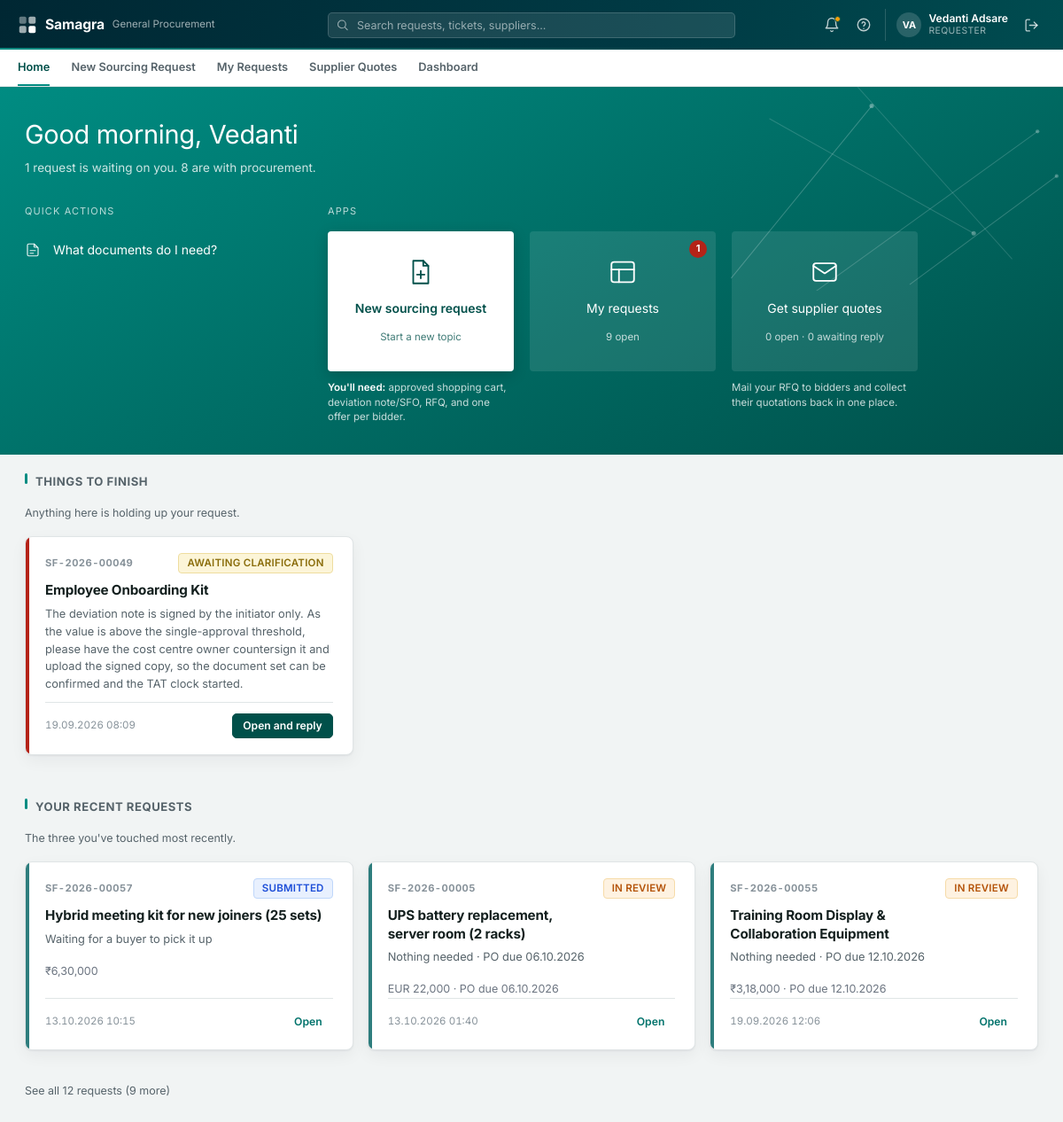
The app's page /home (signed in) with its own data.
### tables this page shows
CREATE TABLE users (
    email           TEXT PRIMARY KEY,
    name            TEXT NOT NULL,
    salt            TEXT NOT NULL,
    password_hash   TEXT NOT NULL,
    created_at      TIMESTAMP NOT NULL
);

CREATE TABLE cases (
    id                          INTEGER PRIMARY KEY AUTOINCREMENT,
    ticket_no                   TEXT UNIQUE,
    sc_number                   TEXT NOT NULL UNIQUE,
    topic_title                 TEXT NOT NULL,
    description                 TEXT,
    requestor_name              TEXT NOT NULL,
    requestor_email             TEXT NOT NULL,
    requestor_contact           TEXT,
    is_on_behalf                INTEGER DEFAULT 0,
    submitted_by_name           TEXT,
    submitted_by_email          TEXT,
    requesting_dept             TEXT NOT NULL,
    requisitioning_bu           TEXT,
    expense_commodity           TEXT,
    delivery_location           TEXT,
    topic_value_inr             REAL NOT NULL,
    currency                    TEXT,
    tax_basis                   TEXT,
    fc_valid_till               DATE,
    date_required_by            DATE,
    submitted_at                TIMESTAMP NOT NULL,
    status                      TEXT NOT NULL,
    assigned_buyer              TEXT,
    final_corrected_docs_date   DATE,
    defined_tat                 INTEGER,
    expected_po_closure         DATE,
    case_folder                 TEXT NOT NULL,
    parse_status                TEXT,
    remarks_for_user            TEXT,
    remarks_for_buyer           TEXT,
    in_scope                    INTEGER DEFAULT 1
, cost_center TEXT, employee_code TEXT, user_id TEXT, sourcing_type TEXT DEFAULT 'Product', fx_rate REAL DEFAULT 1.0, topic_value_foreign REAL, delivery_from_date DATE, delivery_to_date DATE, mrm_conducted TEXT, mrm_reason TEXT, po_number TEXT, delivery_building TEXT, mrm_relevant TEXT, offer_analysis TEXT, offer_analysis_at TIMESTAMP, source TEXT DEFAULT 'portal', external_case_id TEXT, category TEXT, est_value REAL, est_currency TEXT, rfq_deadline DATE, external_status TEXT, sourcing_basis TEXT DEFAULT 'One-time sourcing', value_eur REAL, offer_comparison TEXT, brief TEXT, brief_at TIMESTAMP, brief_key TEXT, market_benchmark TEXT, market_benchmark_at TIMESTAMP);

CREATE TABLE audit_trail (
    id            INTEGER PRIMARY KEY AUTOINCREMENT,
    case_id       INTEGER NOT NULL REFERENCES cases(id),
    actor         TEXT NOT NULL,
    action        TEXT NOT NULL,
    detail        TEXT,
    created_at    TIMESTAMP NOT NULL
, visibility TEXT DEFAULT 'internal');

### main.py (the view)
@app.get("/home", response_class=HTMLResponse)
async def home(request: Request, user=Depends(require_login)):
    from datetime import datetime
    if user.get("is_admin"):
        return RedirectResponse(url="/dashboard", status_code=303)
    if user["role"] == "buyer":
        from routers.buyer_routes import buyer_home_context
        context = buyer_home_context(user)
        template = "buyer/home.html"
    else:
        from routers.requester_routes import requester_home_context
        context = requester_home_context(user)
        template = "requester/home.html"
    context.update({"user": user, "nav_page": "home", "now_hour": datetime.now().hour})
    return templates.TemplateResponse(request, template, context)

### templates/requester/home.html (shortened to what this page needs)
{% extends "base.html" %}
{% block hero %}
<div class="sf-hero-band sf-home-hero">
    <div class="sf-hero-inner">
        <h1 class="sf-home-greeting">Good {{ "morning" if now_hour < 12 else ("afternoon" if now_hour < 17 else "evening") }}, {{ user.name.split(" ")[0] }}</h1>
        {% if cases_count == 0 %}
        <p class="sf-home-subtitle">Nothing here yet — send your first sourcing topic to Procurement.</p>
        {% else %}
        <p class="sf-home-subtitle">{{ waiting_on_you }} request{{ "s" if waiting_on_you != 1 }} {{ "is" if waiting_on_you == 1 else "are" }} waiting on you. {{ with_procurement }} {{ "is" if with_procurement == 1 else "are" }} with procurement.</p>
        {% endif %}
        <div class="sf-home-cols">
            <div>
                <div class="sf-home-eyebrow">Quick actions</div>
                <div class="sf-home-quick">
                    <a href="mailto:procurement.intake.demo@outlook.com?subject=What documents do I need?">
                        What documents do I need?
                    </a>
                </div>
            </div>
            <div>
                <div class="sf-home-eyebrow">Apps</div>
                <div class="sf-home-tiles">
                    <div class="sf-home-tilecol">
                        <a class="sf-home-tile sf-home-tile--primary" href="/requests/new">
                            <svg width="34" height="34" viewBox="0 0 24 24" fill="none" stroke="currentColor" stroke-width="1.3" stroke-linecap="round" stroke-linejoin="round"><path d="M6 3h8l4 4v14H6z"></path><path d="M14 3v4h4"></path><path d="M12 11v6M9 14h6"></path></svg>
                            <span class="sf-home-tile__title">New sourcing request</span>
                            <span class="sf-home-tile__sub">Start a new topic</span>
                        </a>
                        <div class="sf-home-tilehint"><b>You'll need:</b> approved shopping cart, deviation note/SFO, RFQ, and one offer per bidder.</div>
                    </div>
                    <div class="sf-home-tilecol">
                        <a class="sf-home-tile" href="/requests">
                            {% if waiting_on_you > 0 %}<span class="sf-home-tile__pin">{{ waiting_on_you }}</span>{% endif %}
                            <svg width="34" height="34" viewBox="0 0 24 24" fill="none" stroke="#fff" stroke-width="1.3" stroke-linecap="round" stroke-linejoin="round"><rect x="3" y="4" width="18" height="16" rx="2"></rect><line x1="3" y1="10" x2="21" y2="10"></line><line x1="9" y1="10" x2="9" y2="20"></line></svg>
                            <span class="sf-home-tile__title">My requests</span>
                            <span class="sf-home-tile__sub">{{ open_count }} open</span>
                        </a>
                    </div>
                    <div class="sf-home-tilecol">
                        <a class="sf-home-tile" href="/supplier-rfq">
                            <svg width="34" height="34" viewBox="0 0 24 24" fill="none" stroke="#fff" stroke-width="1.3" stroke-linecap="round" stroke-linejoin="round"><path d="M3 7l9 6 9-6"></path><rect x="3" y="5" width="18" height="14" rx="2"></rect></svg>
                            <span class="sf-home-tile__title">Get supplier quotes</span>
                            <span class="sf-home-tile__sub">{{ open_rfq_count }} open · {{ rfq_awaiting }} awaiting reply</span>
                        </a>
                        <div class="sf-home-tilehint">Mail your RFQ to bidders and collect their quotations back in one place.</div>
                    </div>
                </div>
            </div>
        </div>
    </div>
</div>
{% endblock %}
{% block content %}
{% if cases_count > 0 %}
{% if things_to_finish %}
<h2 class="sf-section-header" style="margin-top:0;">Things to Finish</h2>
<p class="sf-caption" style="margin:-6px 0 16px;">Anything here is holding up your request.</p>
<div class="sf-home-attn__row">
    {% for c in things_to_finish %}
    <div class="sf-card sf-home-attn-card sf-home-attn-card--urgent"
         data-href="/requests/{{ c.id }}?tab=activity" tabindex="0">
        <div class="sf-home-attn-card__top">
            <span class="sf-home-attn-card__ref">{{ c.ticket_no }}</span>
            {{ c.status | status_chip }}
        </div>
        <h3>{{ c.topic_title }}</h3>
        <p>{{ c.next_step }}</p>
        <div class="sf-home-attn-card__foot">
            <span class="sf-home-attn-card__when">{{ c.updated_at | timestamp }}</span>
            <a href="/requests/{{ c.id }}?tab=activity" class="sf-btn sf-btn--primary sf-btn--sm">Open and reply</a>
        </div>
    </div>
    {% endfor %}
</div>
{% endif %}
{% if recent_requests %}
<h2 class="sf-section-header" style="margin-top:32px;">Your recent requests</h2>
<p class="sf-caption" style="margin:-6px 0 16px;">The three you've touched most recently.</p>
<div class="sf-home-attn__row">
    {% for c in recent_requests %}
    <div class="sf-card sf-home-attn-card sf-home-attn-card--{{ 'done' if c.closed_on else ('waiting' if c.status == 'ENQUIRED' else 'calm') }}"
         data-href="/requests/{{ c.id }}" tabindex="0">
        <div class="sf-home-attn-card__top">
            <span class="sf-home-attn-card__ref">{{ c.ticket_no }}</span>
            {{ c.status | status_chip }}
        </div>
        <h3>{{ c.topic_title }}</h3>
        <p>{{ c.next_step }}</p>
        <div class="sf-home-card__meta">
            {{ c | money }}{% if c.closed_on %} · PO released {{ c.closed_on | date }}{% elif c.expected_po_closure %} · PO due {{ c.expected_po_closure | date }}{% endif %}
        </div>
        <div class="sf-home-attn-card__foot">
            <span class="sf-home-attn-card__when">{{ c.updated_at | timestamp }}</span>
            <a href="/requests/{{ c.id }}" class="sf-btn sf-btn--ghost sf-btn--sm">Open</a>
        </div>
    </div>
    {% endfor %}
</div>
{% endif %}
<a href="/requests" class="sf-caption" style="display:inline-block;margin-top:20px;">
    {% if more_requests %}See all {{ cases_count }} requests ({{ more_requests }} more){% else %}Show all my requests{% endif %}
</a>
{% endif %}
{% endblock %}

### templates/base.html (shortened to what this page needs)
<!doctype html>
<html lang="en">
<head>
    <link rel="stylesheet" href="{{ asset_url('/static/css/base.css') }}">
    <link rel="stylesheet" href="{{ asset_url('/static/css/header.css') }}">
    <link rel="stylesheet" href="{{ asset_url('/static/css/forms.css') }}">
    <link rel="stylesheet" href="{{ asset_url('/static/css/queue.css') }}">
    <link rel="stylesheet" href="{{ asset_url('/static/css/login.css') }}">
    <link rel="stylesheet" href="{{ asset_url('/static/css/detail-hero.css') }}">
    <link rel="stylesheet" href="{{ asset_url('/static/css/new-request-form.css') }}">
    <link rel="stylesheet" href="{{ asset_url('/static/css/requester-home.css') }}">
    <link rel="stylesheet" href="{{ asset_url('/static/css/login-split.css') }}">
    <link rel="stylesheet" href="{{ asset_url('/static/css/confirm-success.css') }}">
    <link rel="stylesheet" href="{{ asset_url('/static/css/my-requests.css') }}">
    <link rel="stylesheet" href="{{ asset_url('/static/css/buyer-queue-list.css') }}">
    <link rel="stylesheet" href="{{ asset_url('/static/css/case-status.css') }}">
</head>
<body class="{% block body_class %}{% endblock %}">
{% import "_macros/icons.html" as ic %}
{% import "_macros/notification_panel.html" as np %}
{% if user %}
<div class="sf-shell-header">
    <div class="sf-shell-header__row">
        <div class="sf-shell-brand">
            <span class="sf-shell-brand__name">Samagra</span>
            <span class="sf-shell-brand__dept">General Procurement</span>
        </div>
        {% if not user.is_admin %}
        <form class="sf-shell-search" method="get" action="{{ '/queue' if user.role == 'buyer' else '/requests' }}">
            <input type="text" name="q" placeholder="Search requests, tickets, suppliers..." value="{{ request.query_params.get('q', '') }}">
        </form>
        {% else %}
        <div class="sf-shell-search" style="visibility:hidden;"></div>
        {% endif %}
        <div class="sf-shell-actions">
            {{ np.render(notifications) }}
            <a class="sf-shell-icon-btn" href="mailto:procurement.intake.demo@outlook.com" title="Help &amp; support">{{ ic.icon("help-circle", 18) }}</a>
            <div class="sf-shell-user">
                <span class="sf-avatar">{{ user.name | initials }}</span>
                <div class="sf-shell-user__meta">
                    <span class="sf-shell-user__name">{{ user.name }}</span>
                    <span class="sf-shell-user__role">{{ "Procurement head" if user.is_admin else ("Buyer (GP)" if user.role == "buyer" else "Requester") }}</span>
                </div>
            </div>
            <form class="sf-logout-form" method="post" action="/logout">
                <button type="submit" class="sf-shell-icon-btn" title="Log out">{{ ic.icon("log-out", 17) }}</button>
            </form>
        </div>
    </div>
</div>
{% if not hide_nav_tabs %}
<div class="sf-shell-subnav">
    <div class="sf-shell-subnav__row">
        {% if user.role == "requester" %}
        <a class="sf-shell-subnav__link {{ 'active' if nav_page == 'home' else '' }}" href="/home">Home</a>
        <a class="sf-shell-subnav__link {{ 'active' if nav_page == 'new_request' else '' }}" href="/requests/new">New Sourcing Request</a>
        <a class="sf-shell-subnav__link {{ 'active' if nav_page == 'my_requests' else '' }}" href="/requests">My Requests</a>
        <a class="sf-shell-subnav__link {{ 'active' if nav_page == 'supplier_rfq' else '' }}" href="/supplier-rfq">Supplier Quotes</a>
        <a class="sf-shell-subnav__link {{ 'active' if nav_page == 'dashboard' else '' }}" href="/dashboard">Dashboard</a>
        {% elif user.is_admin %}
        {# The procurement head monitors; the dashboard is the whole job. No
           queue, no cases of their own, no mailbox to work. #}
        <a class="sf-shell-subnav__link active" href="/dashboard">Dashboard</a>
        {% endif %}
    </div>
</div>
{% endif %}
{% endif %}
{% block hero %}{% endblock %}
<main class="sf-content {% block content_width %}{% endblock %}">
    {% block content %}{% endblock %}
</main>
</body>
</html>

### records on screen
users: name|initials "VA", name "Vedanti Adsare", name "Vedanti"
cases: ticket_no "SF-2026-00049", status|status_chip "AWAITING CLARIFICATION", topic_title "Employee Onboarding Kit", next_step "The deviation note is signed by the initiator only. As the value is above the single-approval threshold, please have the cost centre owner countersign it and upload the signed copy, so the document set can be confirmed and the TAT clock started.", updated_at "19.09.2026 08:09"
cases: ticket_no "SF-2026-00057", status|status_chip "SUBMITTED", topic_title "Hybrid meeting kit for new joiners (25 sets)", next_step "Waiting for a buyer to pick it up", c "₹6,30,000", updated_at "13.10.2026 10:15"
cases: ticket_no "SF-2026-00005", status|status_chip "IN REVIEW", topic_title "UPS battery replacement, server room (2 racks)", next_step "Nothing needed · PO due 06.10.2026", c "EUR 22,000", expected_po_closure "06.10.2026", updated_at "13.10.2026 01:40"
cases: ticket_no "SF-2026-00055", status|status_chip "IN REVIEW", topic_title "Training Room Display & Collaboration Equipment", next_step "Nothing needed · PO due 12.10.2026", c "₹3,18,000", expected_po_closure "12.10.2026", updated_at "19.09.2026 12:06"

### other values on screen
{{ waiting_on_you }} "1"
{{ "is" if waiting_on_you == 1 else "are" }} "is"
{{ with_procurement }} "8"
{{ "is" if with_procurement == 1 else "are" }} "are"
{{ open_count }} "9"
{{ open_rfq_count }} "0"
{{ rfq_awaiting }} "0"
{{ cases_count }} "12"
{{ more_requests }} "9"
